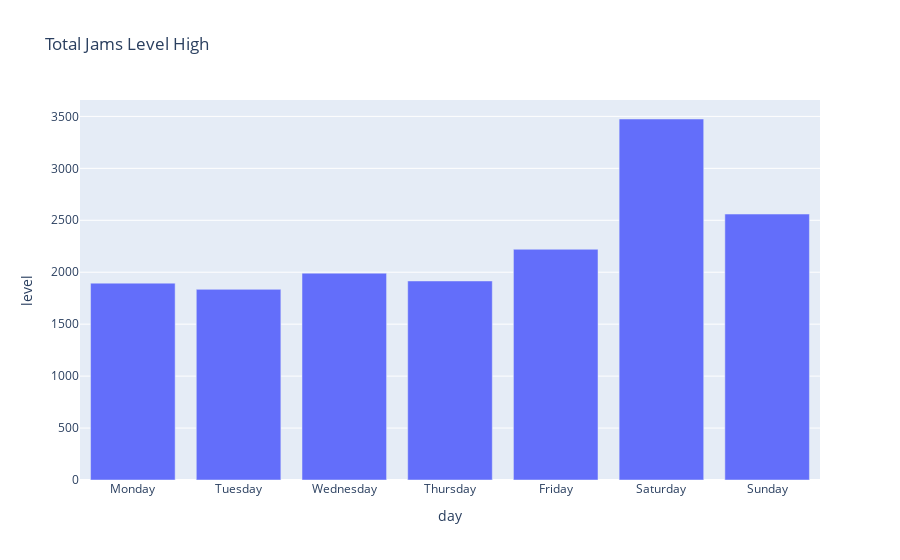

The notebook cell this image was saved under:
### Code cell
px.bar(
    jams[jams.level==3].groupby('day')['level'].count().reset_index(),
    x='day',
    y='level',
    title='Total Jams Level High'
)

### Figure 1 — Plotly figure (JSON) as saved in the notebook; plotly's stock layout.template omitted (floating-point values rounded to 4 significant figures)
{"data": [{"alignmentgroup": "True", "hovertemplate": "day=%{x}<br>level=%{y}<extra></extra>", "legendgroup": "", "marker": {"color": "#636efa", "pattern": {"shape": ""}}, "name": "", "offsetgroup": "", "orientation": "v", "showlegend": false, "textposition": "auto", "type": "bar", "x": ["Monday", "Tuesday", "Wednesday", "Thursday", "Friday", "Saturday", "Sunday"], "xaxis": "x", "y": [1895, 1835, 1991, 1916, 2221, 3475, 2560], "yaxis": "y"}], "layout": {"barmode": "relative", "legend": {"tracegroupgap": 0}, "title": {"text": "Total Jams Level High"}, "xaxis": {"anchor": "y", "domain": [0, 1], "title": {"text": "day"}}, "yaxis": {"anchor": "x", "domain": [0, 1], "title": {"text": "level"}}}}
